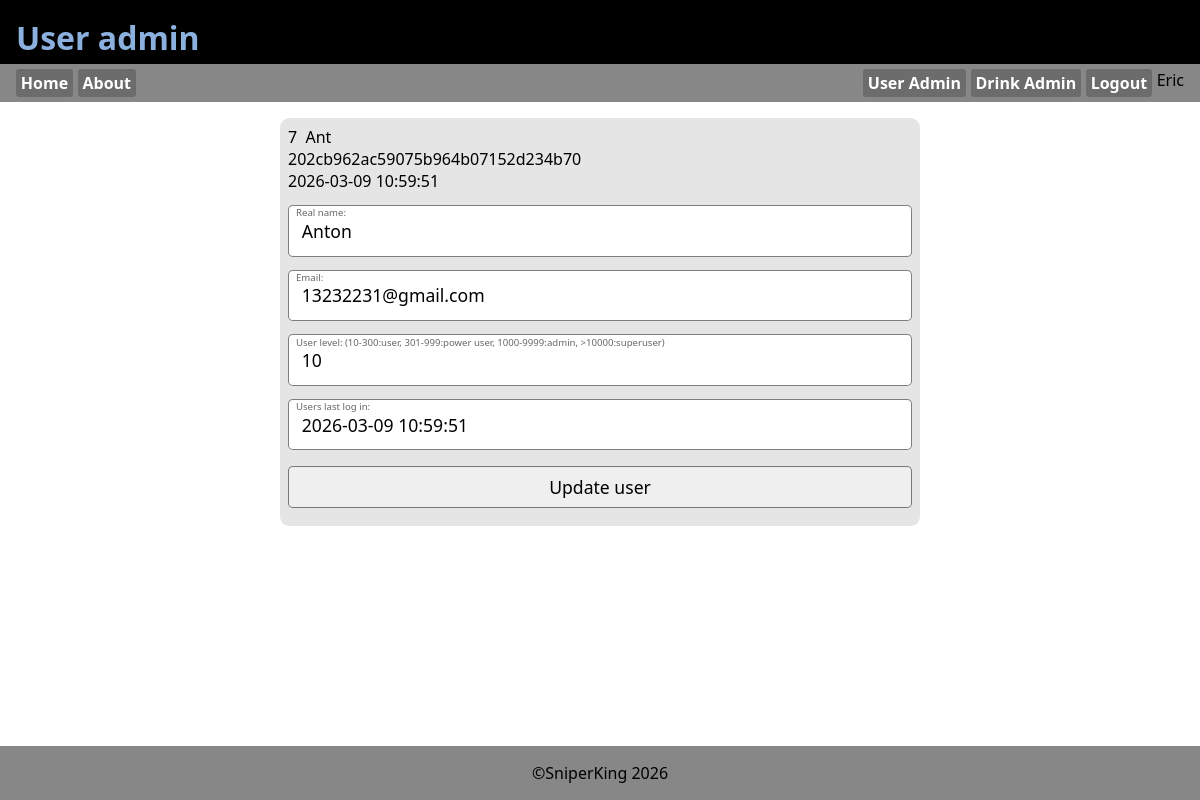
Screenshot of /useradmin.php?edit=7 (signed in) with the database file from the repository.
### tables this page shows
CREATE TABLE `tbl_user` (
  `id` int(11) NOT NULL,
  `username` varchar(32) NOT NULL,
  `password` varchar(255) NOT NULL,
  `userlevel` int(11) NOT NULL DEFAULT 10,
  `lastlogin` timestamp NOT NULL DEFAULT current_timestamp(),
  `realname` varchar(80) NOT NULL,
  `mail` varchar(100) NOT NULL,
  `created` timestamp NOT NULL DEFAULT current_timestamp()
);

### asset.php (called while the page is built, shortened)
<?php
$db_host="localhost";
$db_user="root";
$db_pass="";
$db_name="drink";
$conn=mysqli_connect($db_host, $db_user, $db_pass, $db_name);
function isLevel($level){
    if(isset($_SESSION['level'])){
        if(intval($_SESSION['level'])>=$level){
            return true;
        }else{
            return false;
        }
    }else{
        return false;
    }
}
function getUsername(){
    global $conn;
    $userid=$_SESSION['id'];
    $sql="SELECT username FROM tbl_user WHERE id=$userid";
    $result=mysqli_query($conn, $sql);
    $row=mysqli_fetch_assoc($result);
    if(mysqli_num_rows($result)>0){
        return $row['username'];
    }else{
        return "Guest";
    }
}
?>

### useradmin.php (the view, shortened to what this page needs)
<!DOCTYPE html>
<?php require_once("asset.php"); ?>
<html lang="en">
<head>
    <link rel="stylesheet" href="style.css">
</head>
<body>
    <header>
        <h1>User admin</h1>
    </header>
    <?php require_once("_nav.php"); ?>
    <main>
        <?php  if(isset($_GET['edit'])): ?>
            <?php
                $id=intval($_GET['edit']);
                $sql="SELECT * FROM tbl_user WHERE id=$id";
                $result=mysqli_query($conn, $sql);
                $user_data=mysqli_fetch_assoc($result);
            ?>
        <form action="useradmin.php" method="POST">
            <div class="user_data"><?=$id?>&nbsp;&nbsp;<?=$user_data['username']?><br><?=$user_data['password']?><br><?=$user_data['created']?></div>
            <label for="realname">Real name:</label>
            <input type="text" name="realname" id="realname" value="<?=$user_data['realname']?>">
            <label for="mail">Email:</label>
            <input type="email" name="mail" id="mail" value="<?=$user_data['mail']?>">
            <label for="userlevel">User level: (10-300:user, 301-999:power user, 1000-9999:admin, >10000:superuser)</label>
            <input type="number" name="userlevel" id="userlevel" value="<?=$user_data['userlevel']?>">
            <label for="lastlogin">Users last log in:</label>
            <input type="datetime" name="lastlogin" id="lastlogin" value="<?=$user_data['lastlogin']?>">
            <input type="submit" name="btn_edit" value="Update user">
        </form>
            <?php endif; ?>
    </main>
    <?php require_once("_footer.php"); ?>
</body>
</html>

### _nav.php
<nav>
    <a href="index.php">Home</a>
    <a href="about.php">About</a>
    <div class="fill"></div>
    <?php if(isLevel(1000)):?>
        <a href="useradmin.php">User Admin</a>
        <a href="drinkadmin.php">Drink Admin</a>
    <?php endif; ?>
    <?php if(!isLevel(10)){?>
    <a href="register.php">Register</a>
    <button class="loginbttn" popovertarget="login">Login</button>
    <?php }else{ ?>
    <a href="_login.php?logout=1">Logout</a>
    <div class="userinfo">
        <p><?=getUsername()?></p>
    <?php } ?>
</nav>

### style.css (style rules this page uses)
:root { --clr_back_header:#000; --clr_header:#8bb0de; --clr_back_nav:#878787; --clr_back_footer:var(--clr_back_nav); }
*, *:before, *:after { margin: 0; padding: 0; box-sizing: border-box; }
body { height:100dvh; display:flex; flex-direction: column; font-family: system-ui, sans-serif; }
header { background: var(--clr_back_header); color:var(--clr_header); height:4rem; padding: 1rem; }
main { flex-grow: 5; display:flex; flex-direction: column; gap:1rem; padding-top: 1rem; }
:root { --formborder: rgb(0, 0, 0, .5); --formback: rgb(0, 0, 0, .1); --formlabelcolor: rgb(0, 0, 0, .6) }
form { position: relative; display: flex; flex-direction: column; width: 40rem; padding: .5rem; background: var(--formback); border-radius: .6rem; margin-left: auto; margin-right: auto; }
label { position: relative; top: .9rem; left: .5rem; font: .6rem system-ui; color: var(--formlabelcolor); }
input[type="submit"], input[type="button"], button { margin-top: 1rem; margin-bottom: .6rem; padding: .5rem; }

### rows the page displays
tbl_user: username "Eric"
tbl_user: username "Ant", password "202cb962ac59075b964b07152d234b70", created "2026-03-09 10:59:51", realname "Anton", mail "13232231@gmail.com", userlevel "10", lastlogin "2026-03-09 10:59:51"

### other values shown
$id "7"
